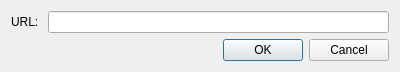
<?xml version="1.0" encoding="UTF-8"?>
<ui version="4.0">
 <class>UrlDialog</class>
 <widget class="QDialog" name="UrlDialog">
  <property name="geometry">
   <rect>
    <x>0</x>
    <y>0</y>
    <width>400</width>
    <height>70</height>
   </rect>
  </property>
  <property name="windowTitle">
   <string>Enter URL</string>
  </property>
  <layout class="QFormLayout" name="formLayout">
   <item row="0" column="0">
    <widget class="QLabel" name="label">
     <property name="text">
      <string>URL: </string>
     </property>
    </widget>
   </item>
   <item row="0" column="1">
    <widget class="QLineEdit" name="lineEdit"/>
   </item>
   <item row="1" column="1">
    <widget class="QDialogButtonBox" name="buttonBox">
     <property name="orientation">
      <enum>Qt::Horizontal</enum>
     </property>
     <property name="standardButtons">
      <set>QDialogButtonBox::Cancel|QDialogButtonBox::Ok</set>
     </property>
    </widget>
   </item>
  </layout>
 </widget>
 <resources/>
 <connections>
  <connection>
   <sender>buttonBox</sender>
   <signal>accepted()</signal>
   <receiver>UrlDialog</receiver>
   <slot>accept()</slot>
   <hints>
    <hint type="sourcelabel">
     <x>248</x>
     <y>254</y>
    </hint>
    <hint type="destinationlabel">
     <x>157</x>
     <y>274</y>
    </hint>
   </hints>
  </connection>
  <connection>
   <sender>buttonBox</sender>
   <signal>rejected()</signal>
   <receiver>UrlDialog</receiver>
   <slot>reject()</slot>
   <hints>
    <hint type="sourcelabel">
     <x>316</x>
     <y>260</y>
    </hint>
    <hint type="destinationlabel">
     <x>286</x>
     <y>274</y>
    </hint>
   </hints>
  </connection>
 </connections>
</ui>
